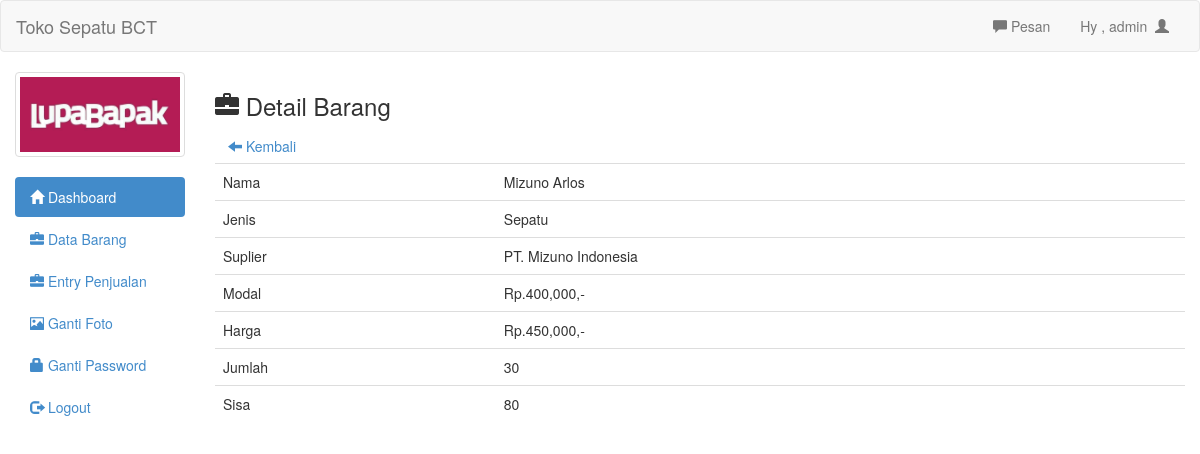
/admin/det_barang.php?id=36 (signed in), run on the app's committed database.
### tables this page shows
CREATE TABLE `tbl_user` (
  `id` int(11) NOT NULL,
  `uname` varchar(30) NOT NULL,
  `pass` varchar(70) NOT NULL,
  `foto` text NOT NULL
);

CREATE TABLE `barang` (
  `id` int(11) NOT NULL,
  `nama` text NOT NULL,
  `jenis` text NOT NULL,
  `suplier` text NOT NULL,
  `modal` int(11) NOT NULL,
  `harga` int(11) NOT NULL,
  `jumlah` int(11) NOT NULL,
  `sisa` int(11) NOT NULL,
  `total_modal` varchar(30) NOT NULL
);

### admin/det_barang.php (the view)
<?php
include 'header.php';
?>
<h3><span class="glyphicon glyphicon-briefcase"></span>  Detail Barang</h3>
<a class="btn" href="barang.php"><span class="glyphicon glyphicon-arrow-left"></span>  Kembali</a>
<?php
$id_brg=mysqli_real_escape_string($conn, $_GET['id']);
$det=mysqli_query($conn, "SELECT * from barang where id='$id_brg'")or die(mysql_error());
while($d=mysqli_fetch_array($det)){
	?>
	<table class="table">
		<tr>
			<td>Nama</td>
			<td><?php echo $d['nama'] ?></td>
		</tr>
		<tr>
			<td>Jenis</td>
			<td><?php echo $d['jenis'] ?></td>
		</tr>
		<tr>
			<td>Suplier</td>
			<td><?php echo $d['suplier'] ?></td>
		</tr>
		<tr>
			<td>Modal</td>
			<td>Rp.<?php echo number_format($d['modal']); ?>,-</td>
		</tr>
		<tr>
			<td>Harga</td>
			<td>Rp.<?php echo number_format($d['harga']) ?>,-</td>
		</tr>
		<tr>
			<td>Jumlah</td>
			<td><?php echo $d['jumlah'] ?></td>
		</tr>
		<tr>
			<td>Sisa</td>
			<td><?php echo $d['sisa'] ?></td>
		</tr>
	</table>
	<?php
}
?>
<?php include 'footer.php'; ?>

### admin/header.php (shortened to what this page needs)
<!DOCTYPE html>
<html>
<head>
	<?php
	include 'config.php';
	?>
	<link rel="stylesheet" type="text/css" href="../assets/css/bootstrap.css">
	<link rel="stylesheet" type="text/css" href="../assets/js/jquery-ui/jquery-ui.css">
</head>
<body>
	<div class="navbar navbar-default">
		<div class="container-fluid">
			<div class="navbar-header">
				<a href="https://bacotttttt.000webhostapp.com/" class="navbar-brand">Toko Sepatu BCT</a>
			</div>
			<div class="collapse navbar-collapse">
				<ul class="nav navbar-nav navbar-right">
					<li><a id="pesan_sedia" href="#" data-toggle="modal" data-target="#modalpesan"><span class='glyphicon glyphicon-comment'></span>  Pesan</a></li>
					<li><a class="dropdown-toggle" data-toggle="dropdown" role="button" href="#">Hy , <?php echo $_SESSION['uname']  ?>&nbsp&nbsp<span class="glyphicon glyphicon-user"></span></a></li>
				</ul>
			</div>
		</div>
	</div>
	<div class="col-md-2">
		<div class="row">
			<?php
			$use=$_SESSION['uname'];
			$fo=mysqli_query($conn, "SELECT foto from tbl_user where uname='$use'");
			while($f=mysqli_fetch_array($fo)){
				?>
				<div class="col-xs-6 col-md-12">
					<a class="thumbnail">
						<img class="img-responsive" src="foto/<?php echo $f['foto']; ?>">
					</a>
				</div>
				<?php
			}
			?>
		</div>
		<ul class="nav nav-pills nav-stacked">
			<li class="active"><a href="index.php"><span class="glyphicon glyphicon-home"></span>  Dashboard</a></li>
			<li><a href="barang.php"><span class="glyphicon glyphicon-briefcase"></span>  Data Barang</a></li>
			<li><a href="barang_laku.php"><span class="glyphicon glyphicon-briefcase"></span>  Entry Penjualan</a></li>
			<li><a href="ganti_foto.php"><span class="glyphicon glyphicon-picture"></span>  Ganti Foto</a></li>
			<li><a href="ganti_pass.php"><span class="glyphicon glyphicon-lock"></span> Ganti Password</a></li>
			<li><a href="logout.php"><span class="glyphicon glyphicon-log-out"></span>  Logout</a></li>
		</ul>
	</div>
	<div class="col-md-10">

### data on the page
tbl_user: foto (picture)
barang: nama "Mizuno Arlos", jenis "Sepatu", suplier "PT. Mizuno Indonesia", modal "400,000", harga "450,000", jumlah "30", sisa "80"

### other printed values
$_SESSION['uname'] "admin"
